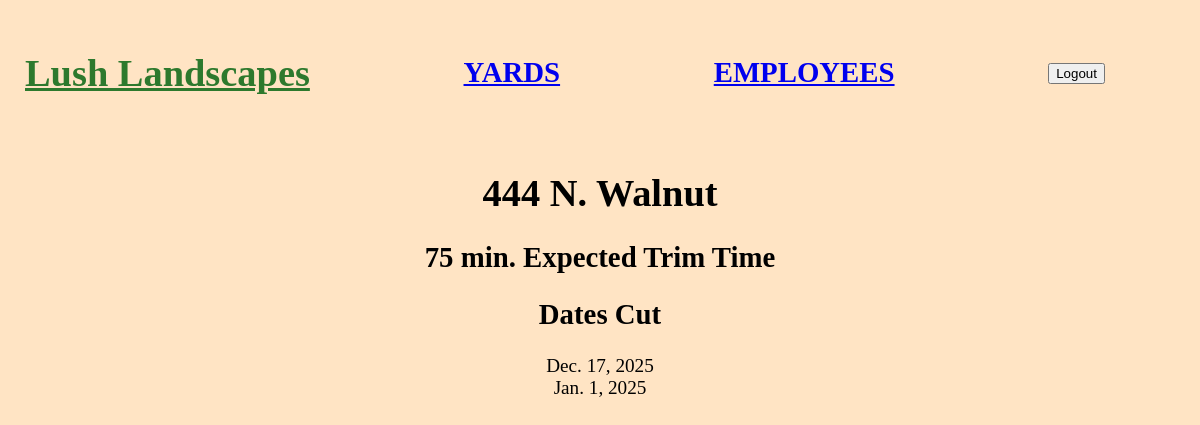
Screenshot of /yard/2/ (signed in) with the database file from the repository.
### tracker/models.py (models this page shows, shortened)
class Yard(models.Model):
    address = models.CharField(max_length=150)
    time = models.IntegerField(default=60)

class WorkDay(models.Model):
    date = models.DateField(primary_key=True)
    staff = models.ManyToManyField(Employee, related_name='work_day')
    yards_cut = models.ManyToManyField(Yard, related_name='work_day')

### tracker/views.py (the view)
# urls.py: path('yard/<int:pk>/', views.yard_detail, name='yard_detail'),
def yard_detail(request, pk):
    yard = get_object_or_404(Yard, pk=pk)
    workdays = yard.work_day.order_by('-date')
    return render(request, 'tracker/yard_detail.html', {'yard': yard, 'work_day': workdays})

### tracker/templates/tracker/yard_detail.html
{% extends 'tracker/core.html' %}
{% block content %}
    <body class="detail-page">
        <h1>{{yard.address}}</h1>
        <h2>{{yard.time}} min. Expected Trim Time</h2>
        <div class="yard-cut-days">
            <h2>Dates Cut</h2>
            {% for day in work_day %}
                <div>{{day.date}}</div>
            {% empty %}
                <p>This is a new yard!</p>
            {% endfor %}
        </div>
    </body>
{% endblock %}

### tracker/static/tracker/css/tracker.css (style rules this page uses)
html { background-color: bisque; font-size: larger; }
.detail-page { text-align: center; margin: auto; }

### rows the page displays
Yard: address "444 N. Walnut", time "75"
WorkDay: date "Dec. 17, 2025"
WorkDay: date "Jan. 1, 2025"
